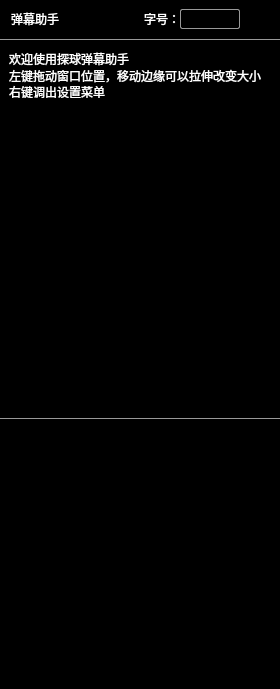
<?xml version="1.0" encoding="UTF-8"?>
<ui version="4.0">
 <class>BarrageAssistantDlg</class>
 <widget class="QDialog" name="BarrageAssistantDlg">
  <property name="geometry">
   <rect>
    <x>0</x>
    <y>0</y>
    <width>280</width>
    <height>689</height>
   </rect>
  </property>
  <property name="minimumSize">
   <size>
    <width>280</width>
    <height>689</height>
   </size>
  </property>
  <property name="windowTitle">
   <string>BarrageAssistantDlg</string>
  </property>
  <layout class="QGridLayout" name="gridLayout">
   <property name="leftMargin">
    <number>0</number>
   </property>
   <property name="topMargin">
    <number>0</number>
   </property>
   <property name="rightMargin">
    <number>0</number>
   </property>
   <property name="bottomMargin">
    <number>0</number>
   </property>
   <property name="spacing">
    <number>0</number>
   </property>
   <item row="0" column="0">
    <widget class="QWidget" name="wgt_main" native="true">
     <property name="styleSheet">
      <string notr="true">#wgt_main{
background:rgba(0,0,0,1);
}
#wgt_title,#wgt_content{
border:1px solid #999999;
border-top:none;
border-left:none;
border-right:none;
}</string>
     </property>
     <layout class="QVBoxLayout" name="verticalLayout">
      <property name="spacing">
       <number>0</number>
      </property>
      <property name="leftMargin">
       <number>0</number>
      </property>
      <property name="topMargin">
       <number>0</number>
      </property>
      <property name="rightMargin">
       <number>0</number>
      </property>
      <property name="bottomMargin">
       <number>0</number>
      </property>
      <item>
       <widget class="QWidget" name="wgt_title" native="true">
        <property name="minimumSize">
         <size>
          <width>0</width>
          <height>40</height>
         </size>
        </property>
        <property name="maximumSize">
         <size>
          <width>16777215</width>
          <height>40</height>
         </size>
        </property>
        <property name="styleSheet">
         <string notr="true">QLabel{
font-family:&quot;微软雅黑&quot;;
font-size:12px;
color:#ffffff;
}
QComboBox{
border:1px solid #999999;
border-radius:2px;
background:transparent;
font-family:&quot;微软雅黑&quot;;
font-size:12px;
color:#ffffff;
}
QComboBox::drop-down {
   width:7px;
  border:none;
  padding-right:4px;
  padding-left:0px;
}
QComboBox::down-arrow {
image: url(:/TQLive/images/arrow.png);
}

QComboBox QAbstractItemView  
{  
     border: 1px solid #999999;  
     outline:0px;
    font-size:12px;
}  
  
QComboBox QAbstractItemView::item  
{  
    height: 20px;  
}  
  
QComboBox QAbstractItemView::item:selected  
{     
    background-color: lightgray;  
}
QListView::item{
background:gray;
    font-size:12px;
}

#btn_close{
background:transparent;
background-image: url(:/TQLive/images/pb_close_normal.png);
background-repeat:no-repeat;
border:none;
}
#btn_close:hover{
background-image: url(:/TQLive/images/pb_close_pressed.png);
}
#btn_close:pressed{
margin:1px;
padding:1px;
}


</string>
        </property>
        <layout class="QHBoxLayout" name="horizontalLayout_2">
         <property name="spacing">
          <number>20</number>
         </property>
         <property name="leftMargin">
          <number>11</number>
         </property>
         <property name="topMargin">
          <number>0</number>
         </property>
         <property name="rightMargin">
          <number>8</number>
         </property>
         <property name="bottomMargin">
          <number>2</number>
         </property>
         <item>
          <widget class="QLabel" name="lbl_title">
           <property name="text">
            <string>弹幕助手</string>
           </property>
          </widget>
         </item>
         <item>
          <spacer name="horizontalSpacer">
           <property name="orientation">
            <enum>Qt::Horizontal</enum>
           </property>
           <property name="sizeHint" stdset="0">
            <size>
             <width>39</width>
             <height>20</height>
            </size>
           </property>
          </spacer>
         </item>
         <item>
          <layout class="QHBoxLayout" name="horizontalLayout">
           <property name="spacing">
            <number>0</number>
           </property>
           <item alignment="Qt::AlignHCenter">
            <widget class="QLabel" name="lbl_fontNo">
             <property name="text">
              <string>字号：</string>
             </property>
            </widget>
           </item>
           <item>
            <widget class="QComboBox" name="combox_fontNo">
             <property name="minimumSize">
              <size>
               <width>60</width>
               <height>20</height>
              </size>
             </property>
             <property name="maximumSize">
              <size>
               <width>60</width>
               <height>20</height>
              </size>
             </property>
             <property name="layoutDirection">
              <enum>Qt::LeftToRight</enum>
             </property>
             <property name="insertPolicy">
              <enum>QComboBox::NoInsert</enum>
             </property>
            </widget>
           </item>
          </layout>
         </item>
         <item>
          <layout class="QVBoxLayout" name="verticalLayout_2">
           <property name="spacing">
            <number>0</number>
           </property>
           <property name="topMargin">
            <number>8</number>
           </property>
           <item>
            <widget class="QPushButton" name="btn_close">
             <property name="minimumSize">
              <size>
               <width>12</width>
               <height>13</height>
              </size>
             </property>
             <property name="maximumSize">
              <size>
               <width>12</width>
               <height>13</height>
              </size>
             </property>
             <property name="text">
              <string/>
             </property>
            </widget>
           </item>
           <item>
            <spacer name="verticalSpacer">
             <property name="orientation">
              <enum>Qt::Vertical</enum>
             </property>
             <property name="sizeHint" stdset="0">
              <size>
               <width>11</width>
               <height>13</height>
              </size>
             </property>
            </spacer>
           </item>
          </layout>
         </item>
        </layout>
       </widget>
      </item>
      <item>
       <widget class="QWidget" name="wgt_content" native="true">
        <property name="styleSheet">
         <string notr="true">#lbl_tip{
font-family:&quot;微软雅黑&quot;;
font-size:12px;
color:#ffffff;
padding-left:6px;
}
#textEdit_content{
background:transparent;
border:none;
}</string>
        </property>
        <layout class="QVBoxLayout" name="verticalLayout_3">
         <property name="leftMargin">
          <number>0</number>
         </property>
         <property name="topMargin">
          <number>0</number>
         </property>
         <property name="rightMargin">
          <number>0</number>
         </property>
         <item>
          <widget class="QLabel" name="lbl_tip">
           <property name="minimumSize">
            <size>
             <width>0</width>
             <height>58</height>
            </size>
           </property>
           <property name="maximumSize">
            <size>
             <width>16777215</width>
             <height>58</height>
            </size>
           </property>
           <property name="text">
            <string>&lt;html&gt;&lt;head/&gt;&lt;body&gt;&lt;p style='line-height:25%'&gt;欢迎使用探球弹幕助手&lt;/p&gt;&lt;p  style='line-height:25%'&gt;左键拖动窗口位置，移动边缘可以拉伸改变大小&lt;/p&gt;&lt;p  style='line-height:25%'&gt;右键调出设置菜单&lt;/p&gt;&lt;/body&gt;&lt;/html&gt;</string>
           </property>
           <property name="alignment">
            <set>Qt::AlignLeading|Qt::AlignLeft|Qt::AlignVCenter</set>
           </property>
          </widget>
         </item>
         <item>
          <widget class="QTextEdit" name="textEdit_content">
           <property name="readOnly">
            <bool>true</bool>
           </property>
          </widget>
         </item>
        </layout>
       </widget>
      </item>
      <item>
       <widget class="QWidget" name="wgt_gift" native="true">
        <property name="minimumSize">
         <size>
          <width>0</width>
          <height>270</height>
         </size>
        </property>
        <property name="maximumSize">
         <size>
          <width>16777215</width>
          <height>270</height>
         </size>
        </property>
        <property name="styleSheet">
         <string notr="true">#textEdit_gift{
background:transparent;
border:none;
}</string>
        </property>
        <layout class="QGridLayout" name="gridLayout_2">
         <property name="leftMargin">
          <number>0</number>
         </property>
         <property name="rightMargin">
          <number>0</number>
         </property>
         <item row="0" column="0">
          <widget class="QTextEdit" name="textEdit_gift">
           <property name="horizontalScrollBarPolicy">
            <enum>Qt::ScrollBarAlwaysOff</enum>
           </property>
           <property name="readOnly">
            <bool>true</bool>
           </property>
          </widget>
         </item>
        </layout>
       </widget>
      </item>
     </layout>
    </widget>
   </item>
  </layout>
 </widget>
 <layoutdefault spacing="6" margin="11"/>
 <resources>
  <include location="TQLive.qrc"/>
 </resources>
 <connections/>
</ui>
